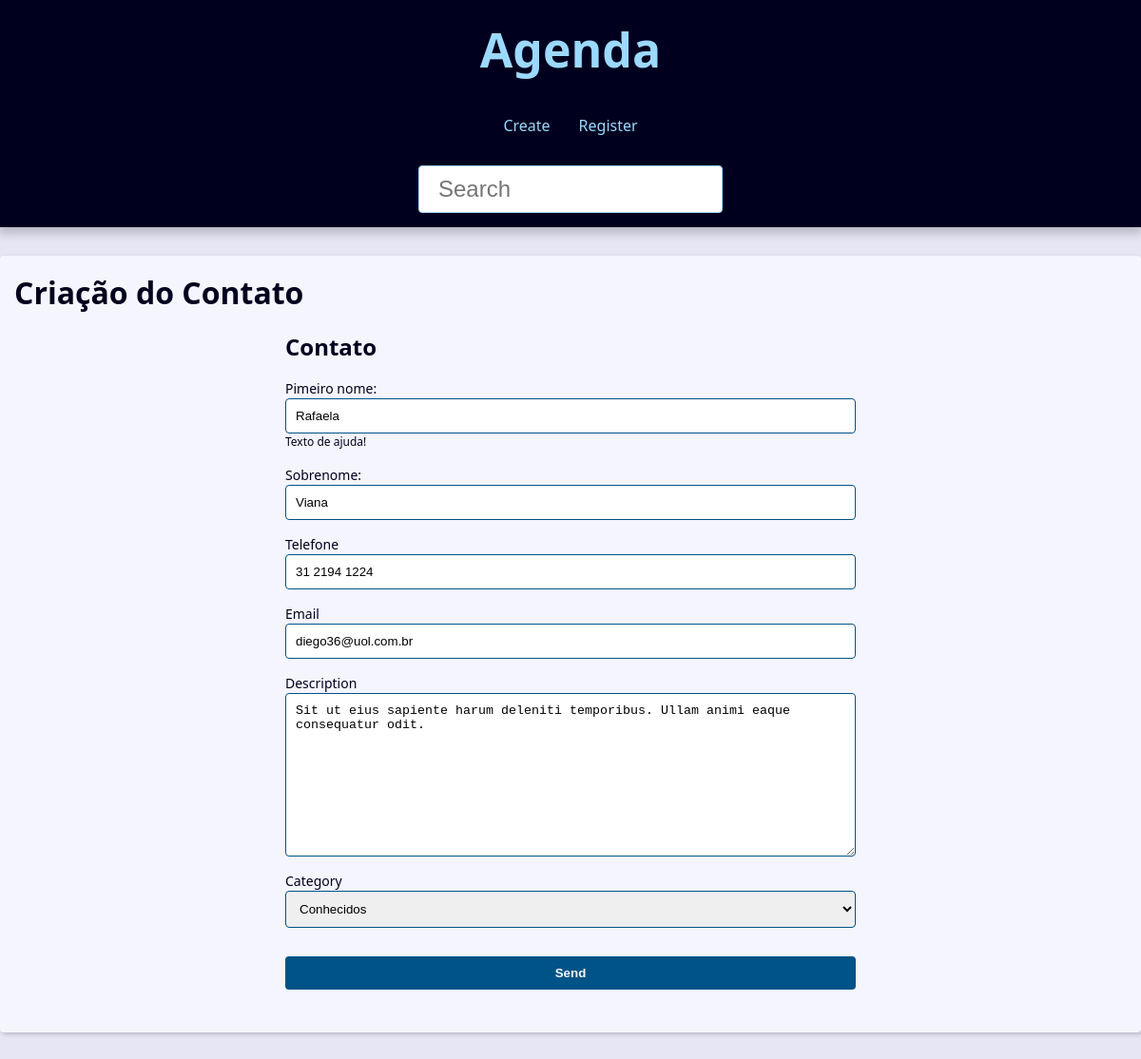
Screenshot of /contato/989/update with the database file from the repository.
### contact/models.py (models this page shows, shortened)
class contact(models.Model):
    first_name = models.CharField(max_length=20)
    last_name = models.CharField(max_length=20)
    phone = models.CharField(max_length=15,verbose_name='Telefone')
    email = models.EmailField(max_length=254, blank=True)
    created_date = models.DateTimeField(default=timezone.now)
    description = models.TextField(blank=True)
    show = models.BooleanField(default=True)
    picture = models.ImageField(blank=True, upload_to='pictures/%Y/%m/')
    category = models.ForeignKey(Category, on_delete=models.SET_NULL,blank=True, null=True)
    owner = models.ForeignKey(User, on_delete=models.SET_NULL,blank=True, null=True)

### contact/views/contact_forms.py (the view, shortened to what this page needs)
# urls.py: path('contato/<int:contact_id>/update', views.update, name='update'), #update
def update(request, contact_id):
    contato = get_object_or_404(contact,pk=contact_id,show=True)
    form_action = reverse('contact:update', args=(contact_id,))
    context = {
        'form' : contactForms(instance=contato),
        'form_action' : form_action,
    }
    return render(request,
                'contact/create.html',
                context,
                )

### contact/forms.py (shortened to what this page needs)
class contactForms(forms.ModelForm):
    first_name = forms.CharField(
        widget=forms.TextInput(
            attrs={
                'placeholder' : 'Digite o seu primeiro nome!'
            }
        ),  label='Pimeiro nome:',
            help_text='Texto de ajuda!',
    )
    last_name = forms.CharField(
        widget=forms.TextInput(
            attrs={
                'placeholder' : 'Digite o seu Sobrenome!',
            }
        ), label='Sobrenome:'
    )
    def __init__(self, *args, **kwargs):
        super().__init__(*args, **kwargs)
    class Meta:
        model = contact
        fields = ('first_name','last_name','phone','email','description','category')

### contact/models.py (called while the page is built)
    def __str__(self) -> str:
        return (f'{self.name}')

### contact/templates/contact/create.html (shortened to what this page needs)
{% extends 'base.html' %}
{% block content %}
<h1>Criação do Contato</h1>
<div class="form-wrapper">
    <h2>Contato</h2>
    <form action="{{form_action}}" method="POST" enctype="multipart/form-data">
            <div class="form-content">
                {% for field in form %}
                <div class="form-group">
                    <label for="{{field_id_for_label}}">{{field.label}}</label>
                    {{field}}
                    {% if field.help_text %}
                        <p class="help-text">{{field.help_text}}</p>
                    {% endif %}
                </div>
                {% endfor %}
            </div>
        <div class="form-content">
            <div class="form-group">
                <button class="btn" type="submit">Send</button>
            </div>
        </div>
    </form>
</div>
{% endblock content %}

### base/static/global/css/style.css (style rules this page uses)
:root { --spacing: 1.5rem; --link-dark-color: rgb(0, 83, 134); --link-light-color: rgb(156, 217, 255); --clr-white: rgb(245, 245, 255); --clr-black: rgb(0, 0, 30); --clr-light-gray: rgb(230, 230, 245); --clr-dark-shadow-5: rgba(0, 0, 10, 5%); --clr-dark-shadow-10: rgba(0, 0, 10, 10%); --clr-dark-shadow-20: rgba(0, 0, 10, 20%); --clr-light-shadow-5: rgba(200, 200, 255, 5%); --clr-light-shadow-10: rgba(200, 200, 255, 10%); --clr-light-shadow-20: rgba(200, 200, 255, 20%); --main-page-width: 120rem; --table-min-width: 60rem; --biggest-font-size: 5rem; --bigger-font-size: 4rem; --big-font-size: 3.2rem; --medium-font-size: 2.4rem; --small-font-size: 1.6rem; --smaller-font-size: 1.4rem; --smallest-font-size: 1.2rem; --transition-fast: 300ms; --transition-medium: 600ms; --transition-slow: 1s; --default-border-radius: 4px; }
*, *::before, *::after { margin: 0; padding: 0; box-sizing: border-box; }
html { font-size: 62.5%; }
body { font-family: system-ui, -apple-system, BlinkMacSystemFont, 'Segoe UI', Roboto, Oxygen, Ubuntu, Cantarell, 'Open Sans', 'Helvetica Neue', sans-serif; line-height: 1.5; font-size: var(--small-font-size); color: var(--clr-black); -webkit-font-smoothing: antialiased; background: var(--clr-light-gray); }
.form-wrapper { max-width: 60rem; margin: var(--spacing) auto; }
.form-content { margin: var(--spacing) 0; }
.form-group { display: flex; flex-direction: column; padding-bottom: var(--spacing); }
.form-group p { margin: 1em 0; }
.form-group .help-text, .form-group .help-text ~ ul { margin: 0; font-size: var(--smallest-font-size); list-style: none; }
.form-group input, .form-group textarea, .form-group select { padding: 1rem; border-radius: var(--default-border-radius); border: 1px solid var(--link-dark-color); }
.form-group label { font-size: var(--smaller-font-size); }
.btn { background-color: var(--link-dark-color); color: var(--clr-white); font-weight: bold; border: none; padding: 1rem 3rem; border-radius: var(--default-border-radius); cursor: pointer; transition: filter var(--transition-fast) ease-in-out; }

### rows the page displays
contact: form "Rafaela" "Viana" "31 2194 1224" "diego36@uol.com.br" "Sit ut eius sapiente harum deleniti temporibus. Ullam animi eaque consequatur odit." "Conhecidos"

### other values shown
{{ field.label }} "Pimeiro nome:" "Sobrenome:" "Telefone" "Email" "Description" "Category"
{{ field.help_text }} "Texto de ajuda!"
